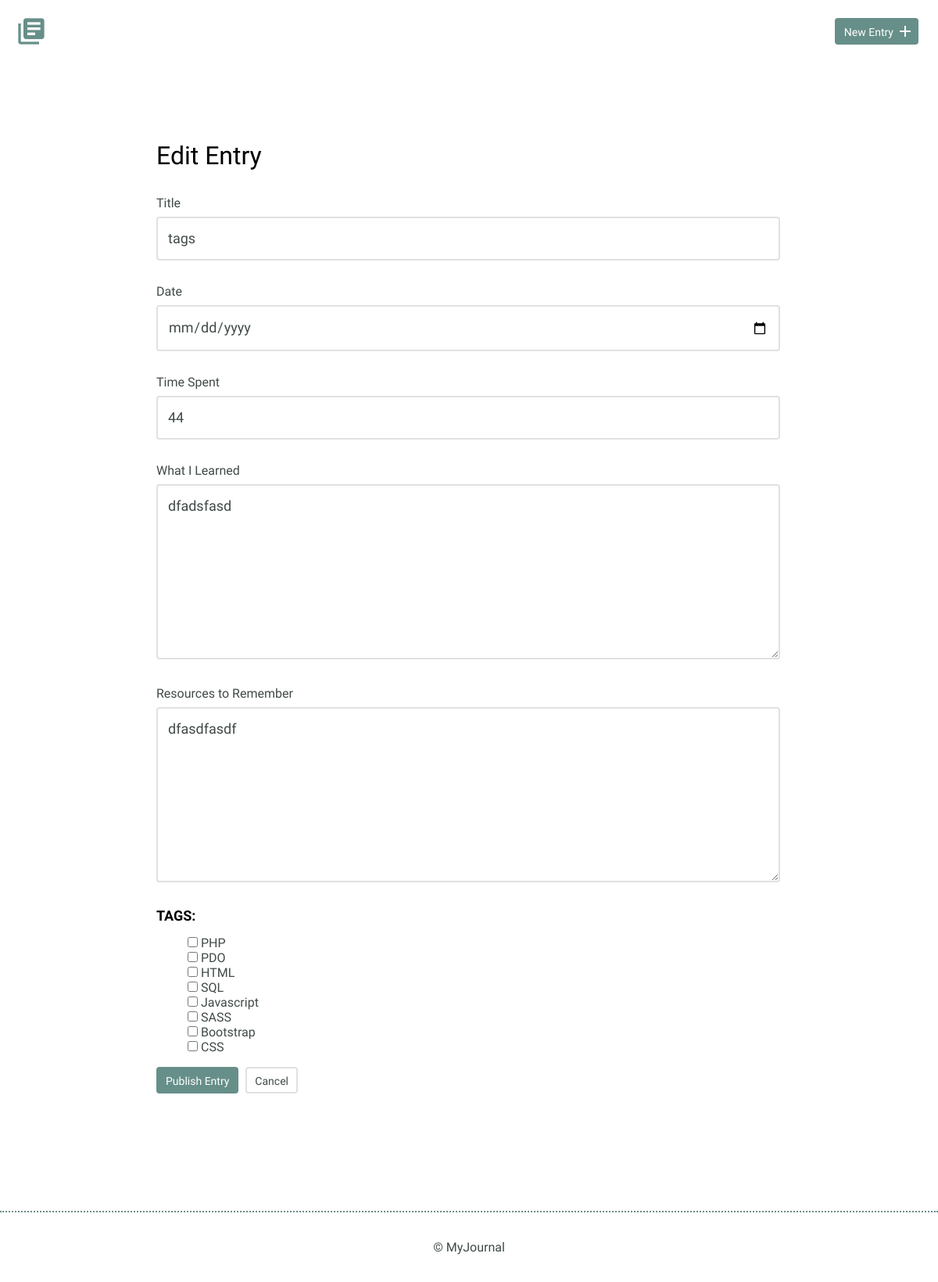
/edit.php?id=1, run on an earlier commit of the app's database.
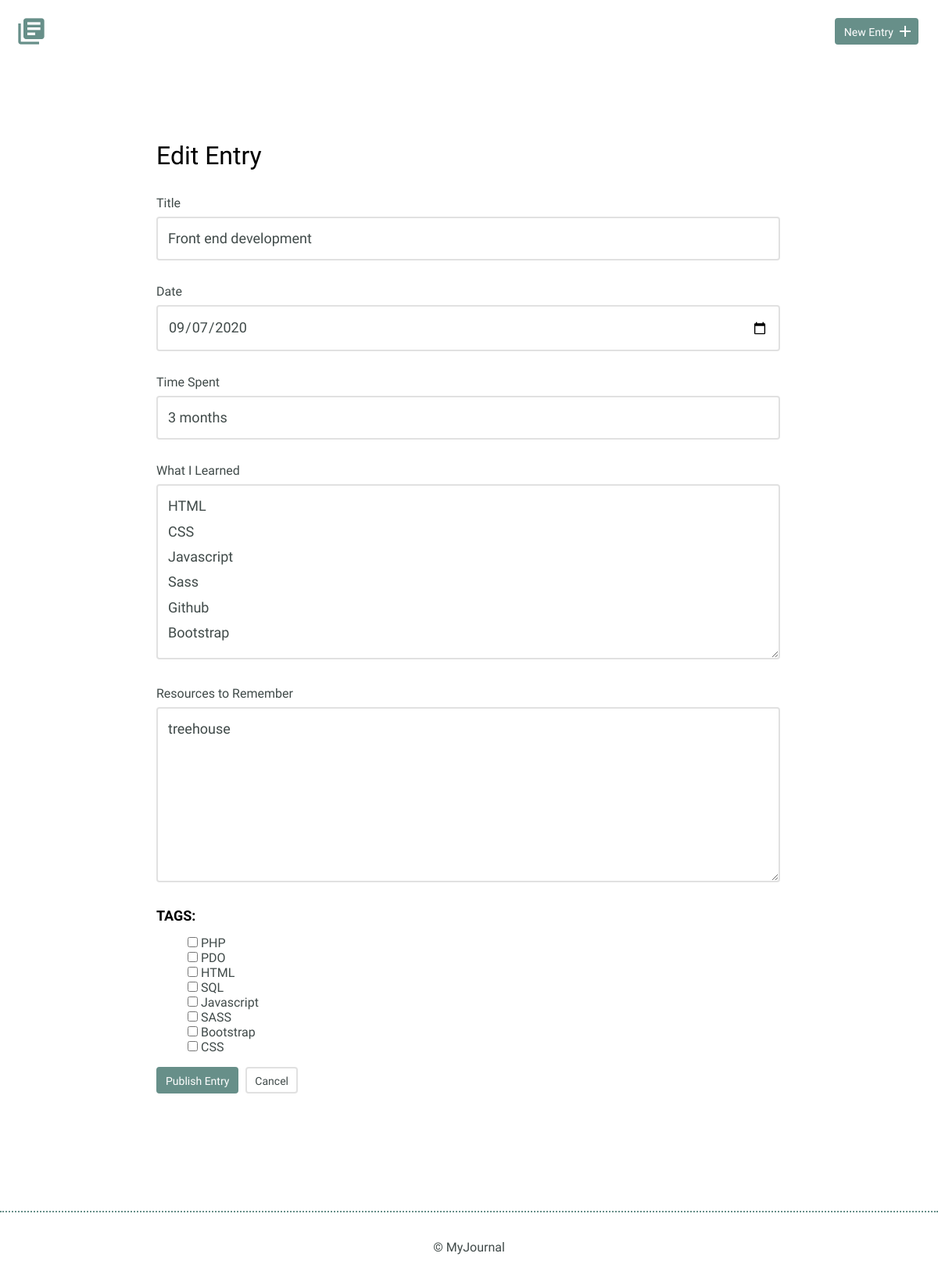
And on a later commit of the database.
### tables this page shows
CREATE TABLE "entries" (
	`id`	INTEGER,
	`title`	TEXT,
	`date`	TEXT,
	`time_spent`	INTEGER,
	`learned`	BLOB,
	`resources`	BLOB,
	PRIMARY KEY(`id`)
);

### inc/functions.php (called while the page is built, shortened)
<?php
function get_journal_entry($entry_id) {
include('dbconnect.php');
$sql = 'SELECT * FROM entries WHERE id = ?';
try {
  $results = $db->prepare($sql);
  $results->bindValue(1,$entry_id,PDO::PARAM_INT);
  $results->execute();
  return $results->fetch(PDO::FETCH_ASSOC);
  } catch (Exception $e) {
  echo $e->getMessage();
  return false;
  }
}
?>

### edit.php (the view, shortened to what this page needs)
<?php
include('inc/functions.php');
if(isset($_GET['id'])) {
    $entry_id = filter_input(INPUT_GET, 'id',FILTER_SANITIZE_NUMBER_INT);
    $journal_entry = get_journal_entry($entry_id);
    }
?>
<!DOCTYPE html>
<html>
    <head>
        <link rel="stylesheet" href="css/normalize.css">
        <link rel="stylesheet" href="css/site.css">
    </head>
    <body>
        <header>
            <div class="container">
                <div class="site-header">
                    <a class="logo" href="index.php"><i class="material-icons">library_books</i></a>
                    <a class="button icon-right" href="new.php"><span>New Entry</span> <i class="material-icons">add</i></a>
                </div>
            </div>
        </header>
        <section>
            <div class="container">
                <div class="edit-entry">
                    <h2>Edit Entry</h2>
                    <form method="post">
                        <label for="title"> Title</label>
                        <input id="title" type="text" name="title" value="<?php echo $journal_entry['title'];?>"><br>
                        <label for="date">Date</label>
                        <input id="date" type="date" name="date" value="<?php echo $journal_entry['date'];?>"><br>
                        <label for="time-spent"> Time Spent</label>
                        <input id="time-spent" type="text" name="timeSpent" value="<?php echo $journal_entry['time_spent'];?>"><br>
                        <label for="what-i-learned">What I Learned</label>
                        <textarea id="what-i-learned" rows="5" name="whatILearned" ><?php echo $journal_entry['learned'];?></textarea>
                        <label for="resources-to-remember">Resources to Remember</label>
                        <textarea id="resources-to-remember" rows="5" name="ResourcesToRemember" ><?php echo $journal_entry['resources'];?></textarea>
                        <h3>Tags:</h3>
                        <ul>
                            <input type="checkbox" name='tags[]' value="1"> PHP <br/>
                            <input type="checkbox" name='tags[]' value="2"> PDO <br/>
                            <input type="checkbox" name='tags[]' value="3"> HTML <br/>
                            <input type="checkbox" name='tags[]' value="4"> SQL <br/>
                            <input type="checkbox" name='tags[]' value="5"> Javascript <br/>
                            <input type="checkbox" name='tags[]' value="6"> SASS<br/>
                            <input type="checkbox" name='tags[]' value="7"> Bootstrap <br/>
                            <input type="checkbox" name='tags[]' value="8"> CSS <br/>
                        </ul>
                        <input type="submit" value="Publish Entry" class="button">
                        <a href="detail.php?id='<?php echo $entry_id;  ?>''" class="button button-secondary">Cancel</a>
                    </form>
                </div>
            </div>
        </section>
        <footer>
            <div>
                &copy; MyJournal
            </div>
        </footer>
    </body>
</html>

What changed in the data, as far as the page shows it:
changed entries: title "tags" → "Front end development"; date (not shown) → "09/07/2020"; timeSpent "44" → "3 months"; whatILearned "dfadsfasd" → "HTML CSS Javascript Sass Github Bootstrap"; ResourcesToRemember "dfasdfasdf" → "treehouse"
